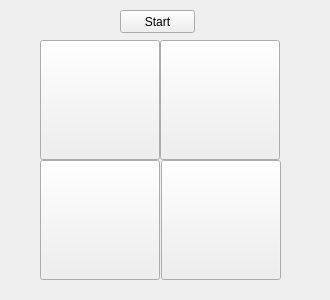
<?xml version="1.0" encoding="UTF-8"?>
<ui version="4.0">
 <class>Widget</class>
 <widget class="QWidget" name="Widget">
  <property name="geometry">
   <rect>
    <x>0</x>
    <y>0</y>
    <width>330</width>
    <height>300</height>
   </rect>
  </property>
  <property name="windowTitle">
   <string>Widget</string>
  </property>
  <widget class="QPushButton" name="pushButtonStart">
   <property name="geometry">
    <rect>
     <x>120</x>
     <y>10</y>
     <width>75</width>
     <height>23</height>
    </rect>
   </property>
   <property name="text">
    <string>Start</string>
   </property>
  </widget>
  <widget class="QPushButton" name="pushButtonRed">
   <property name="geometry">
    <rect>
     <x>40</x>
     <y>40</y>
     <width>120</width>
     <height>120</height>
    </rect>
   </property>
   <property name="autoFillBackground">
    <bool>false</bool>
   </property>
   <property name="text">
    <string/>
   </property>
   <property name="iconSize">
    <size>
     <width>120</width>
     <height>120</height>
    </size>
   </property>
  </widget>
  <widget class="QPushButton" name="pushButtonGreen">
   <property name="geometry">
    <rect>
     <x>160</x>
     <y>40</y>
     <width>120</width>
     <height>120</height>
    </rect>
   </property>
   <property name="autoFillBackground">
    <bool>false</bool>
   </property>
   <property name="text">
    <string/>
   </property>
   <property name="iconSize">
    <size>
     <width>120</width>
     <height>120</height>
    </size>
   </property>
  </widget>
  <widget class="QPushButton" name="pushButtonBlue">
   <property name="geometry">
    <rect>
     <x>40</x>
     <y>160</y>
     <width>120</width>
     <height>120</height>
    </rect>
   </property>
   <property name="autoFillBackground">
    <bool>false</bool>
   </property>
   <property name="text">
    <string/>
   </property>
   <property name="iconSize">
    <size>
     <width>120</width>
     <height>120</height>
    </size>
   </property>
  </widget>
  <widget class="QPushButton" name="pushButtonYellow">
   <property name="geometry">
    <rect>
     <x>161</x>
     <y>160</y>
     <width>120</width>
     <height>120</height>
    </rect>
   </property>
   <property name="autoFillBackground">
    <bool>false</bool>
   </property>
   <property name="text">
    <string/>
   </property>
   <property name="iconSize">
    <size>
     <width>120</width>
     <height>120</height>
    </size>
   </property>
  </widget>
 </widget>
 <layoutdefault spacing="6" margin="11"/>
 <resources/>
 <connections/>
</ui>
